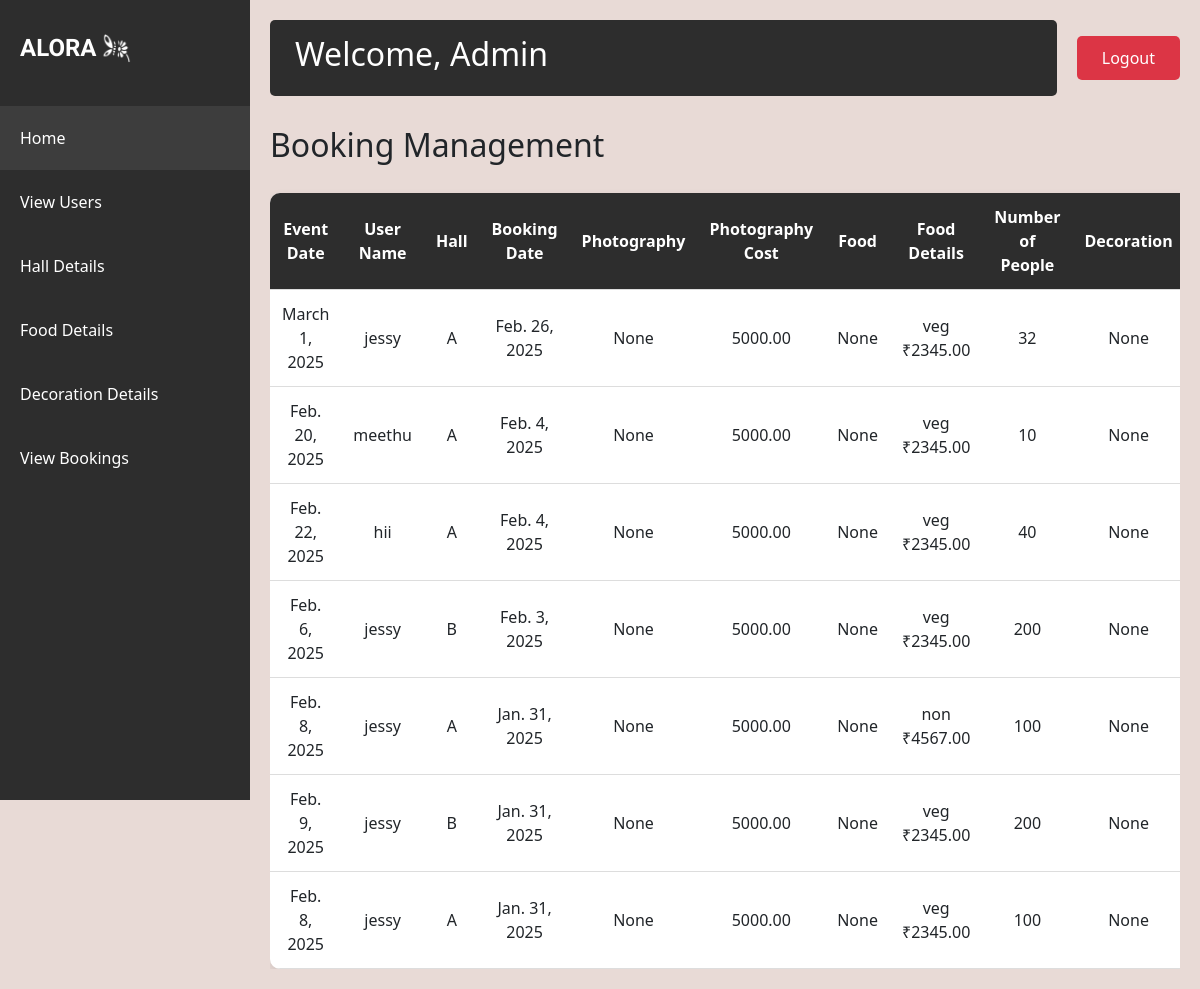
Page /adminviewbooking/ (signed in) on the committed database.
### app/models.py (models this page shows)
class Bookings(models.Model):
    event_date=models.DateField(null=True)
    event_status=models.CharField(max_length=100,default='Pending')
    user_id=models.ForeignKey(User,on_delete=models.CASCADE)
    hall_id=models.ForeignKey(Halls,on_delete=models.CASCADE)
    booking_date=models.DateField(auto_now_add=True)
    payment_status=models.CharField(max_length=100,default='Pending')
    photography=models.CharField(max_length=100,null=True,blank=True)
    no_of_persons=models.IntegerField(null=True,blank=True)
    food_value=models.BooleanField(null=True,blank=True)
    food=models.ForeignKey(Food,on_delete=models.CASCADE)
    decoration_value=models.BooleanField(null=True,blank=True)
    decoration=models.ForeignKey(Decoration,on_delete=models.CASCADE)
    photography_cost=models.DecimalField(max_digits=10,decimal_places=2)
    total_payment=models.DecimalField(max_digits=10,decimal_places=2)

class Halls(models.Model):
    name=models.CharField(max_length=100)
    location=models.CharField(max_length=200)
    capacity=models.IntegerField()
    price_per_day=models.DecimalField(max_digits=10,decimal_places=2)
    photo_url=models.ImageField(upload_to='images/')
    description=models.TextField(blank=True,null=True)

class Food(models.Model):
    food_name=models.CharField(max_length=100,null=True)
    food_image=models.ImageField(upload_to='images/')
    food_price=models.DecimalField(max_digits=10,decimal_places=2)

### app/views.py (the view)
# urls.py: path('adminviewbooking/',views.admin_view_booking,name='admin_view_booking'),
@login_required(login_url='login')
def admin_view_booking(request):
    book = Bookings.objects.select_related('user_id', 'hall_id', 'food', 'decoration').all().order_by('-booking_date')
    return render(request, 'admin_view_booking.html', {'data': book})

### templates/admin_view_booking.html (shortened to what this page needs)
<!DOCTYPE html>
<html lang="en">
<head>
    {% load static %}
    <link href="https://cdn.jsdelivr.net/npm/bootstrap@5.3.0/dist/css/bootstrap.min.css" rel="stylesheet">
</head>
<body>
    <div class="sidebar">
        <div class="logo-container">
            <div class="logo">ALORA</div>
            <img src="{% static 'alora_icon.png' %}" alt="Light Bulb" class="logo-image">
        </div>
        <nav class="nav flex-column">
            <a class="nav-link active" href="{% url 'admin_dash' %}">Home</a>
            <a class="nav-link" href="{% url 'view_users' %}">View Users</a>
            <a class="nav-link" href="{% url 'hall_details' %}">Hall Details</a>
            <a class="nav-link" href="{% url 'food_details' %}">Food Details</a>
            <a class="nav-link" href="{% url 'decoration_details' %}">Decoration Details</a>
            <a class="nav-link" href="{% url 'admin_view_booking' %}">View Bookings</a>
        </nav>
    </div>
    <div class="main-content">
        <div class="top-nav">
            <div class="welcome-section">
                <h2>Welcome, Admin</h2>
            </div>
            <a href="{% url 'logout' %}" class="logout-btn">Logout</a>
        </div>
<h2>Booking Management</h2>
<div style="overflow-x: auto;">
    {% if data %}
        <table class="booking-table">
            <thead>
                <tr>
                    <th>Event Date</th>
                    <th>User Name</th>
                    <th>Hall</th>
                    <th>Booking Date</th>
                    <th>Photography</th>
                    <th>Photography Cost</th>
                    <th>Food</th>
                    <th>Food Details</th>
                    <th>Number of People</th>
                    <th>Decoration</th>
                </tr>
            </thead>
            <tbody>
                {% for x in data %}
                <tr>
                    <td>{{ x.event_date }}</td>
                    <td>{{ x.user_id.username }}</td>
                    <td>{{ x.hall_id.name }}</td>
                    <td>{{ x.booking_date }}</td>
                    <td>{{ x.photography }}</td>
                    <td>{{ x.photography_cost }}</td>
                    <td>{{ x.food_value }}</td>
                    <td>{{ x.food.food_name }} <br> ₹{{ x.food.food_price }}</td>
                    <td>{{ x.no_of_persons }}</td>
                    <td>{{ x.decoration_value }}</td>
                </tr>
                {% endfor %}
            </tbody>
        </table>
    {% else %}
        <p>No bookings found.</p>
    {% endif %}
</div>
</body>
</html>

### templates/admin_view_booking.html (style rules this page uses)
body { background-color: #e8dad6; min-height: 100vh; }
.sidebar { background-color: #2d2d2d; color: white; min-height: 100vh; padding-top: 20px; position: fixed; width: 250px; }
.logo-container { display: flex; align-items: center; justify-content: flex-start; padding: 10px 20px; margin-bottom: 30px; }
.logo { font-family: 'Irish Grover'; font-size: 24px; font-weight: bold; }
.logo-image { width: 30px; height: 30px; margin-left: 5px; }
.nav-link { color: #ffffff; padding: 20px 20px; transition: all 0.3s; font-size: 16px; }
.nav-link.active { background-color: #3d3d3d; }
.main-content { margin-left: 250px; padding: 20px; }
.top-nav { display: flex; justify-content: space-between; align-items: center; margin-bottom: 30px; }
.welcome-section { background-color: #2d2d2d; color: white; padding: 15px 25px; border-radius: 5px; flex-grow: 1; margin-right: 20px; }
.logout-btn { background-color: #dc3545; color: white; border: none; padding: 10px 25px; border-radius: 5px; text-decoration: none; transition: background-color 0.3s; }
.booking-table { width: 100%; border-collapse: collapse; margin-top: 20px; background-color: white; border-radius: 10px; overflow: hidden; box-shadow: 0 4px 10px rgba(0, 0, 0, 0.1); }
.booking-table th, .booking-table td { padding: 12px; text-align: center; border-bottom: 1px solid #ddd; }
.booking-table th { background-color: #2d2d2d; color: white; }

### rows in the picture
Bookings: event_date "March 1, 2025", user_id.username "jessy", hall_id.name "A", booking_date "Feb. 26, 2025", photography "None", photography_cost "5000.00", food_value "None", food.food_name "veg", food.food_price "2345.00", no_of_persons "32", decoration_value "None"
Bookings: event_date "Feb. 20, 2025", user_id.username "meethu", hall_id.name "A", booking_date "Feb. 4, 2025", photography "None", photography_cost "5000.00", food_value "None", food.food_name "veg", food.food_price "2345.00", no_of_persons "10", decoration_value "None"
Bookings: event_date "Feb. 22, 2025", user_id.username "hii", hall_id.name "A", booking_date "Feb. 4, 2025", photography "None", photography_cost "5000.00", food_value "None", food.food_name "veg", food.food_price "2345.00", no_of_persons "40", decoration_value "None"
Bookings: event_date "Feb. 6, 2025", user_id.username "jessy", hall_id.name "B", booking_date "Feb. 3, 2025", photography "None", photography_cost "5000.00", food_value "None", food.food_name "veg", food.food_price "2345.00", no_of_persons "200", decoration_value "None"
Bookings: event_date "Feb. 8, 2025", user_id.username "jessy", hall_id.name "A", booking_date "Jan. 31, 2025", photography "None", photography_cost "5000.00", food_value "None", food.food_name "non", food.food_price "4567.00", no_of_persons "100", decoration_value "None"
Bookings: event_date "Feb. 9, 2025", user_id.username "jessy", hall_id.name "B", booking_date "Jan. 31, 2025", photography "None", photography_cost "5000.00", food_value "None", food.food_name "veg", food.food_price "2345.00", no_of_persons "200", decoration_value "None"
Bookings: event_date "Feb. 8, 2025", user_id.username "jessy", hall_id.name "A", booking_date "Jan. 31, 2025", photography "None", photography_cost "5000.00", food_value "None", food.food_name "veg", food.food_price "2345.00", no_of_persons "100", decoration_value "None"
